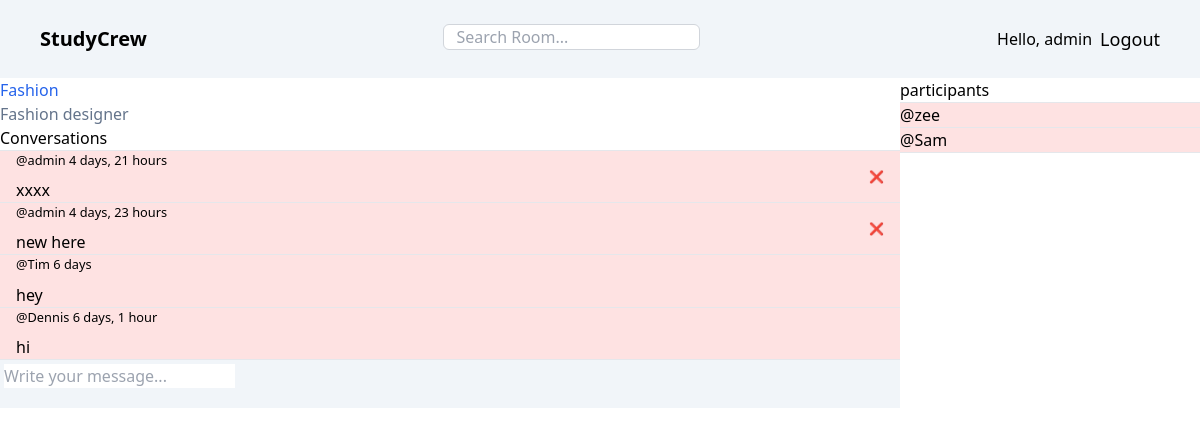
The app's page /room/3/ (signed in) with its own data.
### base/models.py (models this page shows, shortened)
class Room(models.Model):
  host = models.ForeignKey(User, on_delete=models.SET_NULL, null=True)
  topic = models.ForeignKey(Topic, on_delete=models.SET_NULL, null=True)
  name = models.CharField(max_length=225)
  description = models.TextField(null=True, blank=True)
  participants = models.ManyToManyField(User, related_name='participants', blank=True)
  updated = models.DateTimeField(auto_now=True)
  created = models.DateTimeField(auto_now_add=True)
  class Meta:
    ordering = ['-updated', '-created']

class Message(models.Model):
  user = models.ForeignKey(User, on_delete=models.CASCADE)
  room = models.ForeignKey(Room, on_delete=models.CASCADE)
  body = models.TextField()
  updated = models.DateTimeField(auto_now=True)
  created = models.DateTimeField(auto_now_add=True)
  class Meta:
    ordering = ['-updated', '-created']

### base/views.py (the view, shortened to what this page needs)
# urls.py: path('room/<str:pk>/', views.room, name='room'),
def room(request, pk):
  room = Room.objects.get(id=pk)
  room_messages = room.message_set.all().order_by('-created')
  participants = room.participants.all()
  context = {
    'room' : room,
    'room_messages' : room_messages,
    'participants' : participants
  }
  return render(request, 'base/room.html', context)

### base/templates/base/room.html (shortened to what this page needs)
<body>
  {% extends 'main.html' %}
  {% block content %}
  <div class="grid grid-cols-4">
    <div class="col-span-3">
      <h1 class="text-blue-600">{{ room.name }}</h1>
      <p class="text-slate-500">{{ room.description }}</p>
      <div class="comment-wrapper">
        <h3>Conversations</h3>
        {% for message in room_messages %}
          <div class="flex items-center justify-between px-4 bg-red-100">
            <div class="flex flex-col gap-2">
              <small>@{{message.user}} {{message.created|timesince}}</small>
              <p>{{message.body}}</p>
            </div>
            {% if request.user == message.user %}
              <a href="{% url 'delete-message' message.id %}" class="text-xs">❌</a>
            {% endif %}
          </div>
        {% endfor %}
        {% if request.user.is_authenticated %}
          <div class="comment-form p-1 bg-slate-100">
            <form action="" method="POST">
              <input type="text" name="body" placeholder="Write your message...">
            </form>
          </div>
        {% endif %}
      </div>
    </div>
    <div class="col-span-1">
      <h3>participants</h3>
      {% for user in participants %}
        <div class="bg-red-100">
          <p>@{{ user.username }}</p>
          <hr>
        </div>
      {% endfor %}
    </div>
  </div>
  {% endblock content %}

### templates/navbar.html
<div class="bg-slate-100 p-5 md:px-10 py-3 flex items-center justify-between gap-5">
  <a href="/" class="text-xl font-semibold">
    StudyCrew
  </a>
  <form action="{% url 'home' %}" method="GET" class="flex items-center">
    <input type="text" name="q" class="border border-gray-300 rounded-md px-3 mt-3 " placeholder="Search Room..." />
  </form>
  {% if request.user.is_authenticated %}
  <div class="flex items-center gap-2">
    <p>Hello, {{ request.user.username }}</p>
    <a href="{% url 'logout' %}" class="text-lg font-medium">
      Logout
    </a>
  </div>
  {% else %}
  <a href="{% url 'login' %}" class="text-lg font-medium">
    login
  </a>
  {% endif %}
</div>

### records on screen
Room: name "Fashion", description "Fashion designer"
Message: user "admin", created "4 days, 21 hours", body "xxxx"
Message: user "admin", created "4 days, 23 hours", body "new here"
Message: user "Tim", created "6 days", body "hey"
Message: user "Dennis", created "6 days, 1 hour", body "hi"

### other values on screen
{{ request.user.username }} "admin"
{{ user.username }} "zee"
{{ user.username }} "Sam"
